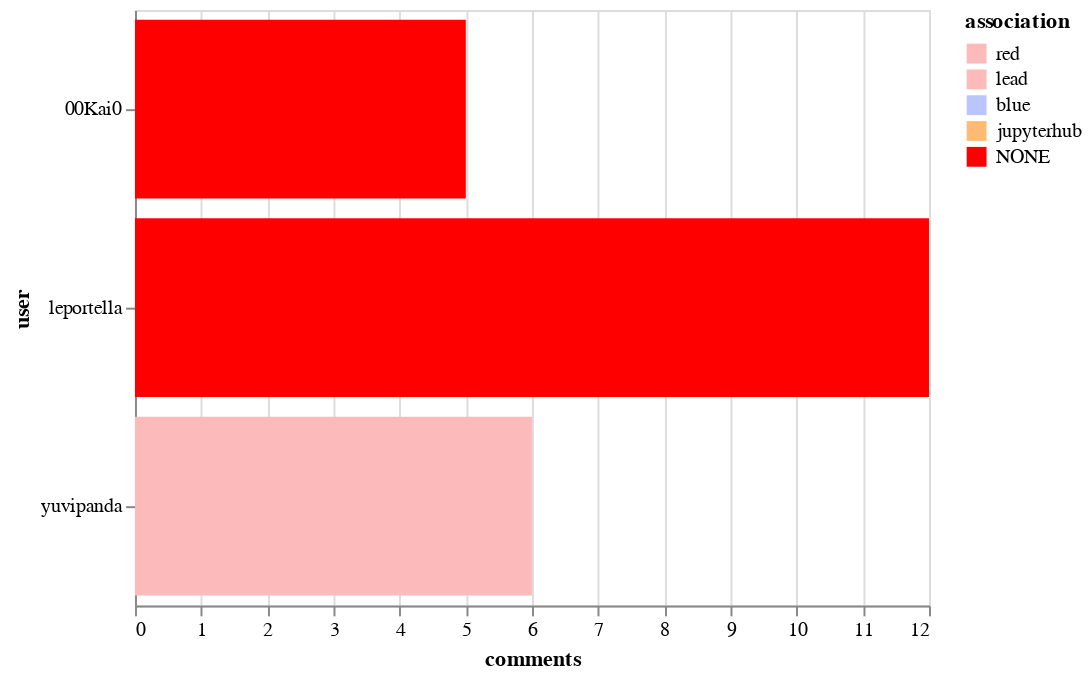

Notebook cell for this chart:
### Markdown cell above
## Top commenters

### Code cell
alt.Chart(top_commenters).mark_bar().encode(
    x='comments',
    y='user',
    color=alt.Color('association', sort=["CONTRIBUTOR", "MEMBER", "NONE"], scale=color_scale)
)

### Figure 1 — Vega-Lite specification as saved in the notebook (floating-point values rounded to 4 significant figures)
{"$schema": "https://vega.github.io/schema/vega-lite/v2.6.0.json", "config": {"view": {"height": 300, "width": 400}}, "data": {"name": "data-d8d4c7462e08e3c072c06f546bc42b78"}, "datasets": {"data-d8d4c7462e08e3c072c06f546bc42b78": [{"association": "NONE", "comments": 12, "user": "leportella"}, {"association": "red", "comments": 6, "user": "yuvipanda"}, {"association": "NONE", "comments": 5, "user": "00Kai0"}]}, "encoding": {"color": {"field": "association", "scale": {"domain": ["red", "lead", "blue", "jupyterhub", "NONE"], "range": ["#fdbaba", "#fdbaba", "#bac5fd", "#ffbb74", "red"]}, "sort": ["CONTRIBUTOR", "MEMBER", "NONE"], "type": "nominal"}, "x": {"field": "comments", "type": "quantitative"}, "y": {"field": "user", "type": "nominal"}}, "mark": "bar"}
